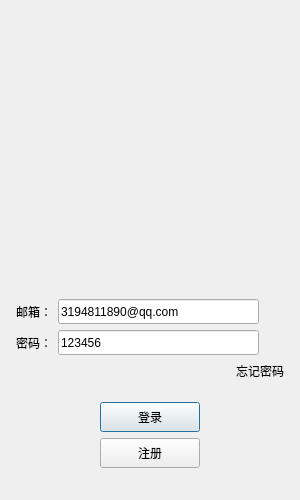
<?xml version="1.0" encoding="UTF-8"?>
<ui version="4.0">
 <class>LoginDialog</class>
 <widget class="QDialog" name="LoginDialog">
  <property name="geometry">
   <rect>
    <x>0</x>
    <y>0</y>
    <width>300</width>
    <height>500</height>
   </rect>
  </property>
  <property name="minimumSize">
   <size>
    <width>300</width>
    <height>500</height>
   </size>
  </property>
  <property name="maximumSize">
   <size>
    <width>300</width>
    <height>500</height>
   </size>
  </property>
  <property name="windowTitle">
   <string>Dialog</string>
  </property>
  <layout class="QVBoxLayout" name="verticalLayout">
   <item>
    <layout class="QVBoxLayout" name="verticalLayout_2">
     <property name="leftMargin">
      <number>5</number>
     </property>
     <property name="topMargin">
      <number>5</number>
     </property>
     <property name="rightMargin">
      <number>5</number>
     </property>
     <property name="bottomMargin">
      <number>5</number>
     </property>
     <item>
      <widget class="QLabel" name="m_err_tip">
       <property name="minimumSize">
        <size>
         <width>0</width>
         <height>25</height>
        </size>
       </property>
       <property name="maximumSize">
        <size>
         <width>16777215</width>
         <height>25</height>
        </size>
       </property>
       <property name="text">
        <string/>
       </property>
       <property name="alignment">
        <set>Qt::AlignCenter</set>
       </property>
      </widget>
     </item>
     <item>
      <widget class="QWidget" name="head_widget" native="true">
       <property name="minimumSize">
        <size>
         <width>200</width>
         <height>230</height>
        </size>
       </property>
       <layout class="QGridLayout" name="gridLayout">
        <item row="1" column="0">
         <widget class="QLabel" name="m_head_label">
          <property name="minimumSize">
           <size>
            <width>200</width>
            <height>200</height>
           </size>
          </property>
          <property name="maximumSize">
           <size>
            <width>200</width>
            <height>200</height>
           </size>
          </property>
          <property name="styleSheet">
           <string notr="true">image: url(:/res/ice.png);</string>
          </property>
          <property name="text">
           <string/>
          </property>
         </widget>
        </item>
       </layout>
      </widget>
     </item>
     <item>
      <spacer name="verticalSpacer_3">
       <property name="orientation">
        <enum>Qt::Vertical</enum>
       </property>
       <property name="sizeHint" stdset="0">
        <size>
         <width>20</width>
         <height>40</height>
        </size>
       </property>
      </spacer>
     </item>
     <item>
      <layout class="QHBoxLayout" name="horizontalLayout_2">
       <item>
        <widget class="QLabel" name="m_email_lb">
         <property name="minimumSize">
          <size>
           <width>0</width>
           <height>25</height>
          </size>
         </property>
         <property name="maximumSize">
          <size>
           <width>16777215</width>
           <height>25</height>
          </size>
         </property>
         <property name="text">
          <string>邮箱：</string>
         </property>
        </widget>
       </item>
       <item>
        <widget class="QLineEdit" name="m_email_edit">
         <property name="minimumSize">
          <size>
           <width>0</width>
           <height>25</height>
          </size>
         </property>
         <property name="maximumSize">
          <size>
           <width>16777215</width>
           <height>25</height>
          </size>
         </property>
         <property name="text">
          <string>3194811890@qq.com</string>
         </property>
        </widget>
       </item>
       <item>
        <spacer name="horizontalSpacer_6">
         <property name="orientation">
          <enum>Qt::Horizontal</enum>
         </property>
         <property name="sizeType">
          <enum>QSizePolicy::Fixed</enum>
         </property>
         <property name="sizeHint" stdset="0">
          <size>
           <width>25</width>
           <height>20</height>
          </size>
         </property>
        </spacer>
       </item>
      </layout>
     </item>
     <item>
      <layout class="QHBoxLayout" name="horizontalLayout_3">
       <item>
        <widget class="QLabel" name="m_pass_label">
         <property name="minimumSize">
          <size>
           <width>0</width>
           <height>25</height>
          </size>
         </property>
         <property name="maximumSize">
          <size>
           <width>16777215</width>
           <height>25</height>
          </size>
         </property>
         <property name="text">
          <string>密码：</string>
         </property>
        </widget>
       </item>
       <item>
        <widget class="QLineEdit" name="m_pass_edit">
         <property name="minimumSize">
          <size>
           <width>0</width>
           <height>25</height>
          </size>
         </property>
         <property name="maximumSize">
          <size>
           <width>16777215</width>
           <height>25</height>
          </size>
         </property>
         <property name="text">
          <string>123456</string>
         </property>
        </widget>
       </item>
       <item>
        <spacer name="horizontalSpacer_7">
         <property name="orientation">
          <enum>Qt::Horizontal</enum>
         </property>
         <property name="sizeType">
          <enum>QSizePolicy::Fixed</enum>
         </property>
         <property name="sizeHint" stdset="0">
          <size>
           <width>25</width>
           <height>20</height>
          </size>
         </property>
        </spacer>
       </item>
      </layout>
     </item>
     <item>
      <layout class="QHBoxLayout" name="horizontalLayout_4">
       <item>
        <spacer name="horizontalSpacer">
         <property name="orientation">
          <enum>Qt::Horizontal</enum>
         </property>
         <property name="sizeHint" stdset="0">
          <size>
           <width>40</width>
           <height>20</height>
          </size>
         </property>
        </spacer>
       </item>
       <item>
        <widget class="ClickedLabel" name="m_forget_label">
         <property name="text">
          <string>忘记密码</string>
         </property>
        </widget>
       </item>
      </layout>
     </item>
     <item>
      <spacer name="verticalSpacer_2">
       <property name="orientation">
        <enum>Qt::Vertical</enum>
       </property>
       <property name="sizeHint" stdset="0">
        <size>
         <width>20</width>
         <height>40</height>
        </size>
       </property>
      </spacer>
     </item>
     <item>
      <layout class="QHBoxLayout" name="horizontalLayout_5">
       <item>
        <spacer name="horizontalSpacer_2">
         <property name="orientation">
          <enum>Qt::Horizontal</enum>
         </property>
         <property name="sizeHint" stdset="0">
          <size>
           <width>40</width>
           <height>20</height>
          </size>
         </property>
        </spacer>
       </item>
       <item>
        <widget class="QPushButton" name="m_login_btn">
         <property name="minimumSize">
          <size>
           <width>100</width>
           <height>30</height>
          </size>
         </property>
         <property name="text">
          <string>登录</string>
         </property>
        </widget>
       </item>
       <item>
        <spacer name="horizontalSpacer_3">
         <property name="orientation">
          <enum>Qt::Horizontal</enum>
         </property>
         <property name="sizeHint" stdset="0">
          <size>
           <width>40</width>
           <height>20</height>
          </size>
         </property>
        </spacer>
       </item>
      </layout>
     </item>
     <item>
      <layout class="QHBoxLayout" name="horizontalLayout_6">
       <item>
        <spacer name="horizontalSpacer_4">
         <property name="orientation">
          <enum>Qt::Horizontal</enum>
         </property>
         <property name="sizeHint" stdset="0">
          <size>
           <width>40</width>
           <height>20</height>
          </size>
         </property>
        </spacer>
       </item>
       <item>
        <widget class="QPushButton" name="m_reg_btn">
         <property name="minimumSize">
          <size>
           <width>100</width>
           <height>30</height>
          </size>
         </property>
         <property name="text">
          <string>注册</string>
         </property>
        </widget>
       </item>
       <item>
        <spacer name="horizontalSpacer_5">
         <property name="orientation">
          <enum>Qt::Horizontal</enum>
         </property>
         <property name="sizeHint" stdset="0">
          <size>
           <width>40</width>
           <height>20</height>
          </size>
         </property>
        </spacer>
       </item>
      </layout>
     </item>
     <item>
      <spacer name="verticalSpacer">
       <property name="orientation">
        <enum>Qt::Vertical</enum>
       </property>
       <property name="sizeHint" stdset="0">
        <size>
         <width>20</width>
         <height>40</height>
        </size>
       </property>
      </spacer>
     </item>
    </layout>
   </item>
  </layout>
 </widget>
 <customwidgets>
  <customwidget>
   <class>ClickedLabel</class>
   <extends>QLabel</extends>
   <header>clickedlabel.h</header>
  </customwidget>
 </customwidgets>
 <resources/>
 <connections/>
</ui>
